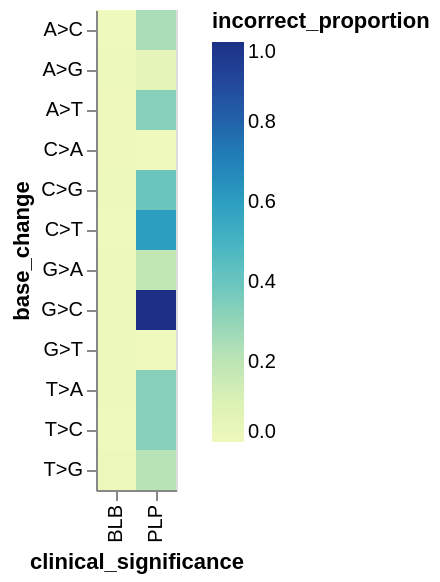

This figure's notebook cell:
### Code cell
base_change_heatmap = alt.Chart(base_change_summary_df).mark_rect().encode(
    x=alt.X('clinical_significance:N'),
    y=alt.Y('base_change:N'),
    color=alt.Color('incorrect_proportion:Q'),
    tooltip = 'incorrect_proportion:Q'
)

base_change_heatmap.display()

### Figure 1 — Vega-Lite specification as saved in the notebook (floating-point values rounded to 4 significant figures)
{"config": {"view": {"continuousWidth": 300, "continuousHeight": 300}}, "data": {"name": "data-74340568c932dc8ce9d05cd11575bc4b"}, "mark": {"type": "rect"}, "encoding": {"color": {"field": "incorrect_proportion", "type": "quantitative"}, "tooltip": {"field": "incorrect_proportion", "type": "quantitative"}, "x": {"field": "clinical_significance", "type": "nominal"}, "y": {"field": "base_change", "type": "nominal"}}, "$schema": "https://vega.github.io/schema/vega-lite/v5.20.1.json", "datasets": {"data-74340568c932dc8ce9d05cd11575bc4b": [{"clinical_significance": "PLP", "base_change": "C>A", "correct_count": 7, "incorrect_count": 0, "correct_proportion": 1.0, "incorrect_proportion": 0.0}, {"clinical_significance": "PLP", "base_change": "G>T", "correct_count": 1, "incorrect_count": 0, "correct_proportion": 1.0, "incorrect_proportion": 0.0}, {"clinical_significance": "PLP", "base_change": "A>G", "correct_count": 19, "incorrect_count": 1, "correct_proportion": 0.95, "incorrect_proportion": 0.05}, {"clinical_significance": "PLP", "base_change": "G>A", "correct_count": 13, "incorrect_count": 3, "correct_proportion": 0.8125, "incorrect_proportion": 0.1875}, {"clinical_significance": "PLP", "base_change": "T>G", "correct_count": 11, "incorrect_count": 3, "correct_proportion": 0.7857, "incorrect_proportion": 0.2143}, {"clinical_significance": "PLP", "base_change": "A>C", "correct_count": 3, "incorrect_count": 1, "correct_proportion": 0.75, "incorrect_proportion": 0.25}, {"clinical_significance": "PLP", "base_change": "A>T", "correct_count": 2, "incorrect_count": 1, "correct_proportion": 0.6667, "incorrect_proportion": 0.3333}, {"clinical_significance": "PLP", "base_change": "T>A", "correct_count": 6, "incorrect_count": 3, "correct_proportion": 0.6667, "incorrect_proportion": 0.3333}, {"clinical_significance": "PLP", "base_change": "T>C", "correct_count": 4, "incorrect_count": 2, "correct_proportion": 0.6667, "incorrect_proportion": 0.3333}, {"clinical_significance": "PLP", "base_change": "C>G", "correct_count": 3, "incorrect_count": 2, "correct_proportion": 0.6, "incorrect_proportion": 0.4}, {"clinical_significance": "PLP", "base_change": "C>T", "correct_count": 2, "incorrect_count": 3, "correct_proportion": 0.4, "incorrect_proportion": 0.6}, {"clinical_significance": "PLP", "base_change": "G>C", "correct_count": 0, "incorrect_count": 2, "correct_proportion": 0.0, "incorrect_proportion": 1.0}, {"clinical_significance": "BLB", "base_change": "A>C", "correct_count": 3685, "incorrect_count": 15, "correct_proportion": 0.9959, "incorrect_proportion": 0.004054}, {"clinical_significance": "BLB", "base_change": "C>T", "correct_count": 24098, "incorrect_count": 105, "correct_proportion": 0.9957, "incorrect_proportion": 0.004338}, {"clinical_significance": "BLB", "base_change": "T>C", "correct_count": 14055, "incorrect_count": 83, "correct_proportion": 0.9941, "incorrect_proportion": 0.005871}, {"clinical_significance": "BLB", "base_change": "A>T", "correct_count": 3279, "incorrect_count": 21, "correct_proportion": 0.9936, "incorrect_proportion": 0.006364}, {"clinical_significance": "BLB", "base_change": "C>A", "correct_count": 6030, "incorrect_count": 42, "correct_proportion": 0.9931, "incorrect_proportion": 0.006917}, {"clinical_significance": "BLB", "base_change": "G>T", "correct_count": 6598, "incorrect_count": 58, "correct_proportion": 0.9913, "incorrect_proportion": 0.008714}, {"clinical_significance": "BLB", "base_change": "G>C", "correct_count": 6351, "incorrect_count": 68, "correct_proportion": 0.9894, "incorrect_proportion": 0.01059}, {"clinical_significance": "BLB", "base_change": "T>A", "correct_count": 3828, "incorrect_count": 54, "correct_proportion": 0.9861, "incorrect_proportion": 0.01391}, {"clinical_significance": "BLB", "base_change": "C>G", "correct_count": 7546, "incorrect_count": 117, "correct_proportion": 0.9847, "incorrect_proportion": 0.01527}, {"clinical_significance": "BLB", "base_change": "G>A", "correct_count": 20841, "incorrect_count": 334, "correct_proportion": 0.9842, "incorrect_proportion": 0.01577}, {"clinical_significance": "BLB", "base_change": "A>G", "correct_count": 13100, "incorrect_count": 212, "correct_proportion": 0.9841, "incorrect_proportion": 0.01593}, {"clinical_significance": "BLB", "base_change": "T>G", "correct_count": 4884, "incorrect_count": 92, "correct_proportion": 0.9815, "incorrect_proportion": 0.01849}]}}
